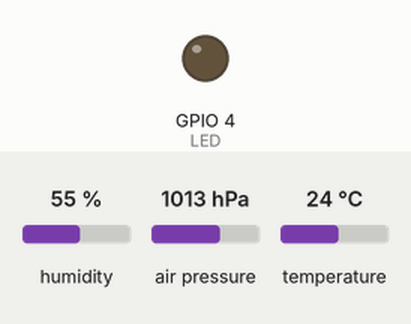
Recording of a sketch running on a simulated ESP8266 (NodeMCU). Parts: output pins drawn as LEDs (lit = HIGH). Wiring (inferred from the names in the program): BME280 sensor at I2C address 0x76. The test bench sets the inputs (shaded band); at power-on: humidity 55 %, air pressure 1013 hPa, temperature 24 °C. WiFi joins after 1.5 s; servers stay silent unless stated; web services answer with replies made up by the test bench; what the sketch prints to the serial monitor is not drawn. At 2.9 s the program puts the board to deep sleep or switches it off; the recording ends there.

Above: at 0.1 s.
Timing chart, 0 to 2.9 s (numbered marks = the images above):
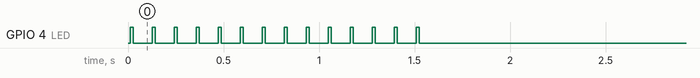

The sketch:

BME28_esp8266_deepsleep.ino
```cpp
#include <ESP8266WiFi.h>
#include <Wire.h>

char* ssid     = "put your SSID";
const char* password = "put your password";

const char* host = "maker.ifttt.com";
const char* event = "put your event name";
const char* secretkey = "put your secretkey for Webhook apllet";
int timer1;
int timer2;

#define BME280_ADDRESS 0x76
unsigned long int hum_raw, temp_raw, pres_raw;
signed long int t_fine;
int LED = 4;
uint16_t dig_T1;
int16_t dig_T2;
int16_t dig_T3;
uint16_t dig_P1;
int16_t dig_P2;
int16_t dig_P3;
int16_t dig_P4;
int16_t dig_P5;
int16_t dig_P6;
int16_t dig_P7;
int16_t dig_P8;
int16_t dig_P9;
int8_t  dig_H1;
int16_t dig_H2;
int8_t  dig_H3;
int16_t dig_H4;
int16_t dig_H5;
int8_t  dig_H6;


void setup()
{
  timer1 = millis();
  WiFi.mode(WIFI_STA);
  pinMode(LED, OUTPUT);
  //digitalWrite(LED, HIGH);
  uint8_t osrs_t = 1;             //Temperature oversampling x 1
  uint8_t osrs_p = 1;             //Pressure oversampling x 1
  uint8_t osrs_h = 1;             //Humidity oversampling x 1
  uint8_t mode = 1;               //Normal mode
  uint8_t t_sb = 5;               //Tstandby 1000ms
  uint8_t filter = 0;             //Filter off
  uint8_t spi3w_en = 0;           //3-wire SPI Disable

  uint8_t ctrl_meas_reg = (osrs_t << 5) | (osrs_p << 2) | mode;
  uint8_t config_reg    = (t_sb << 5) | (filter << 2) | spi3w_en;
  uint8_t ctrl_hum_reg  = osrs_h;

  Serial.begin(115200);
  delay(10);
  Wire.begin(12, 13);

  // We start by connecting to a WiFi network

  Serial.println();
  Serial.println();
  Serial.print("Connecting to ");
  Serial.println(ssid);

  WiFi.begin(ssid, password);

  while (WiFi.status() != WL_CONNECTED) {
    digitalWrite(LED,HIGH);
    delay(15);
    Serial.print(".");
    digitalWrite(LED,LOW);
    delay(100);
  }

  Serial.println("");
  Serial.println("WiFi connected");
  Serial.println("IP address: ");
  Serial.println(WiFi.localIP());

  writeReg(0xF2, ctrl_hum_reg);
  writeReg(0xF4, ctrl_meas_reg);
  writeReg(0xF5, config_reg);
  readTrim();

  //registorクリアのためダミーで測定
  readData();
  readData();
  readData();
 }


void loop()
{
  double temp_act = 0.0, press_act = 0.0, hum_act = 0.0;
  signed long int temp_cal;
  unsigned long int press_cal, hum_cal;

  readData();

  temp_cal = calibration_T(temp_raw);
  press_cal = calibration_P(pres_raw);
  hum_cal = calibration_H(hum_raw);
  temp_act = (double)temp_cal / 100.0;
  press_act = (double)press_cal / 100.0;
  hum_act = (double)hum_cal / 1024.0;
  Serial.print("TEMP : ");
  Serial.print(temp_act);
  Serial.print(" DegC  PRESS : ");
  Serial.print(press_act);
  Serial.print(" hPa  HUM : ");
  Serial.print(hum_act);
  Serial.println(" %");


  Serial.print("connecting to ");
  Serial.println(host);

  // Use WiFiClient class to create TCP connections
  WiFiClient client;
  const int httpPort = 80;
  if (!client.connect(host, httpPort)) {
    Serial.println("connection failed");
    return;
  }

  // We now create a URI for the request
  String url = "/trigger/";
  url += event;
  url += "/with/key/";
  url += secretkey;
  url += "?value1=";
  url += String(temp_act);
  url += "&value2=";
  url += String(press_act);
  url += "&value3=";
  url += String(hum_act);

  Serial.print("Requesting URL: ");
  Serial.println(url);

  // This will send the request to the server
  client.print(String("GET ") + url + " HTTP/1.1\r\n" +
               "Host: " + host + "\r\n" +
               "Connection: close\r\n\r\n");
  delay(10);

  // Read all the lines of the reply from server and print them to Serial
  while (client.available()) {
    String line = client.readStringUntil('\r');
    Serial.print(line);
  }

  Serial.println();
  Serial.println("closing connection");

  timer2 = millis();
  Serial.print("Waking time is ");
  Serial.print(timer2 - timer1);
  Serial.println(" msec");

  Serial.println("Deep sleep start!");
  ESP.deepSleep(300 * 1000 * 1000, WAKE_RF_DEFAULT);
  delay(1000);
}

void readTrim()
{
  uint8_t data[32], i = 0;
  Wire.beginTransmission(BME280_ADDRESS);
  Wire.write(0x88);
  Wire.endTransmission();
  Wire.requestFrom(BME280_ADDRESS, 24);
  while (Wire.available()) {
    data[i] = Wire.read();
    i++;
  }

  Wire.beginTransmission(BME280_ADDRESS);
  Wire.write(0xA1);
  Wire.endTransmission();
  Wire.requestFrom(BME280_ADDRESS, 1);
  data[i] = Wire.read();
  i++;

  Wire.beginTransmission(BME280_ADDRESS);
  Wire.write(0xE1);
  Wire.endTransmission();
  Wire.requestFrom(BME280_ADDRESS, 7);
  while (Wire.available()) {
    data[i] = Wire.read();
    i++;
  }
  dig_T1 = (data[1] << 8) | data[0];
  dig_T2 = (data[3] << 8) | data[2];
  dig_T3 = (data[5] << 8) | data[4];
  dig_P1 = (data[7] << 8) | data[6];
  dig_P2 = (data[9] << 8) | data[8];
  dig_P3 = (data[11] << 8) | data[10];
  dig_P4 = (data[13] << 8) | data[12];
  dig_P5 = (data[15] << 8) | data[14];
  dig_P6 = (data[17] << 8) | data[16];
  dig_P7 = (data[19] << 8) | data[18];
  dig_P8 = (data[21] << 8) | data[20];
  dig_P9 = (data[23] << 8) | data[22];
  dig_H1 = data[24];
  dig_H2 = (data[26] << 8) | data[25];
  dig_H3 = data[27];
  dig_H4 = (data[28] << 4) | (0x0F & data[29]);
  dig_H5 = (data[30] << 4) | ((data[29] >> 4) & 0x0F);
  dig_H6 = data[31];
}
void writeReg(uint8_t reg_address, uint8_t data)
{
  Wire.beginTransmission(BME280_ADDRESS);
  Wire.write(reg_address);
  Wire.write(data);
  Wire.endTransmission();
}


void readData()
{
  int i = 0;
  uint32_t data[8];
  Wire.beginTransmission(BME280_ADDRESS);
  Wire.write(0xF7);
  Wire.endTransmission();
  Wire.requestFrom(BME280_ADDRESS, 8);
  while (Wire.available()) {
    data[i] = Wire.read();
    i++;
  }
  pres_raw = (data[0] << 12) | (data[1] << 4) | (data[2] >> 4);
  temp_raw = (data[3] << 12) | (data[4] << 4) | (data[5] >> 4);
  hum_raw  = (data[6] << 8) | data[7];
}


signed long int calibration_T(signed long int adc_T)
{

  signed long int var1, var2, T;
  var1 = ((((adc_T >> 3) - ((signed long int)dig_T1 << 1))) * ((signed long int)dig_T2)) >> 11;
  var2 = (((((adc_T >> 4) - ((signed long int)dig_T1)) * ((adc_T >> 4) - ((signed long int)dig_T1))) >> 12) * ((signed long int)dig_T3)) >> 14;

  t_fine = var1 + var2;
  T = (t_fine * 5 + 128) >> 8;
  return T;
}

unsigned long int calibration_P(signed long int adc_P)
{
  signed long int var1, var2;
  unsigned long int P;
  var1 = (((signed long int)t_fine) >> 1) - (signed long int)64000;
  var2 = (((var1 >> 2) * (var1 >> 2)) >> 11) * ((signed long int)dig_P6);
  var2 = var2 + ((var1 * ((signed long int)dig_P5)) << 1);
  var2 = (var2 >> 2) + (((signed long int)dig_P4) << 16);
  var1 = (((dig_P3 * (((var1 >> 2) * (var1 >> 2)) >> 13)) >> 3) + ((((signed long int)dig_P2) * var1) >> 1)) >> 18;
  var1 = ((((32768 + var1)) * ((signed long int)dig_P1)) >> 15);
  if (var1 == 0)
  {
    return 0;
  }
  P = (((unsigned long int)(((signed long int)1048576) - adc_P) - (var2 >> 12))) * 3125;
  if (P < 0x80000000)
  {
    P = (P << 1) / ((unsigned long int) var1);
  }
  else
  {
    P = (P / (unsigned long int)var1) * 2;
  }
  var1 = (((signed long int)dig_P9) * ((signed long int)(((P >> 3) * (P >> 3)) >> 13))) >> 12;
  var2 = (((signed long int)(P >> 2)) * ((signed long int)dig_P8)) >> 13;
  P = (unsigned long int)((signed long int)P + ((var1 + var2 + dig_P7) >> 4));
  return P;
}

unsigned long int calibration_H(signed long int adc_H)
{
  signed long int v_x1;

  v_x1 = (t_fine - ((signed long int)76800));
  v_x1 = (((((adc_H << 14) - (((signed long int)dig_H4) << 20) - (((signed long int)dig_H5) * v_x1)) +
            ((signed long int)16384)) >> 15) * (((((((v_x1 * ((signed long int)dig_H6)) >> 10) *
                (((v_x1 * ((signed long int)dig_H3)) >> 11) + ((signed long int) 32768))) >> 10) + (( signed long int)2097152)) *
                ((signed long int) dig_H2) + 8192) >> 14));
  v_x1 = (v_x1 - (((((v_x1 >> 15) * (v_x1 >> 15)) >> 7) * ((signed long int)dig_H1)) >> 4));
  v_x1 = (v_x1 < 0 ? 0 : v_x1);
  v_x1 = (v_x1 > 419430400 ? 419430400 : v_x1);
  return (unsigned long int)(v_x1 >> 12);
}
```
